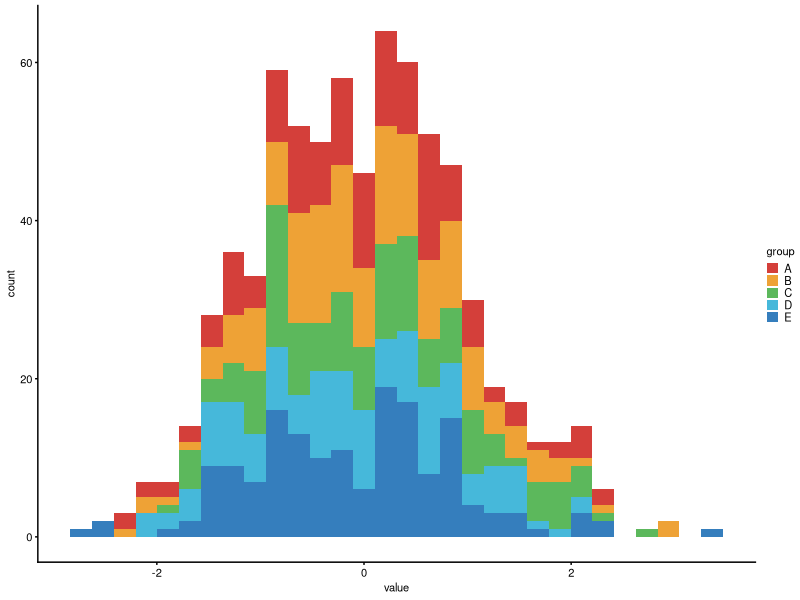
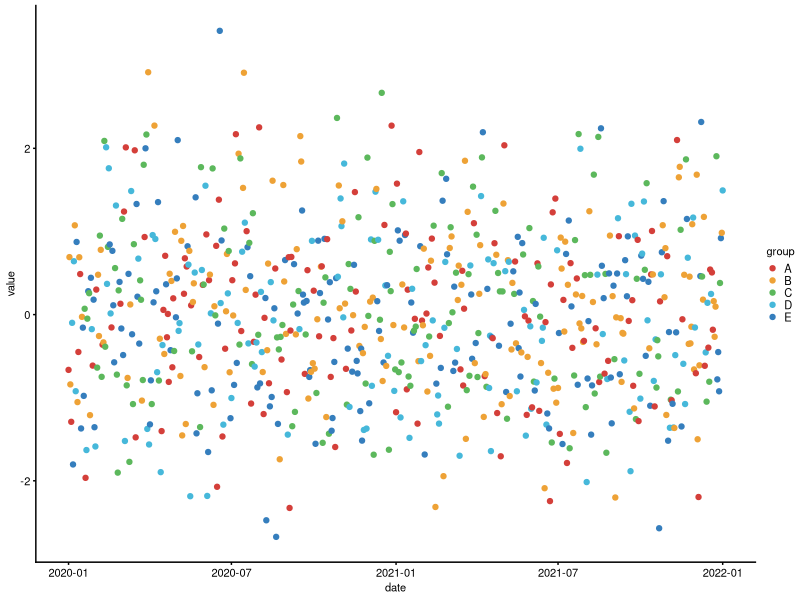
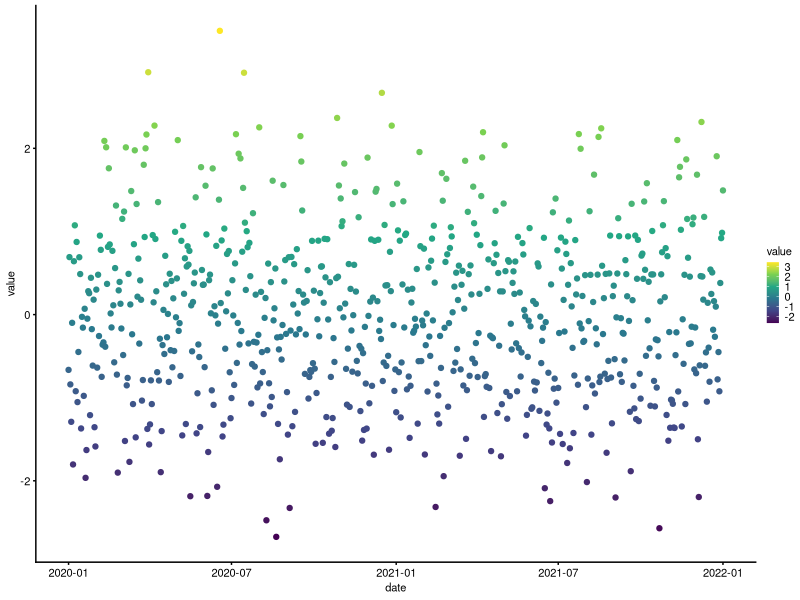
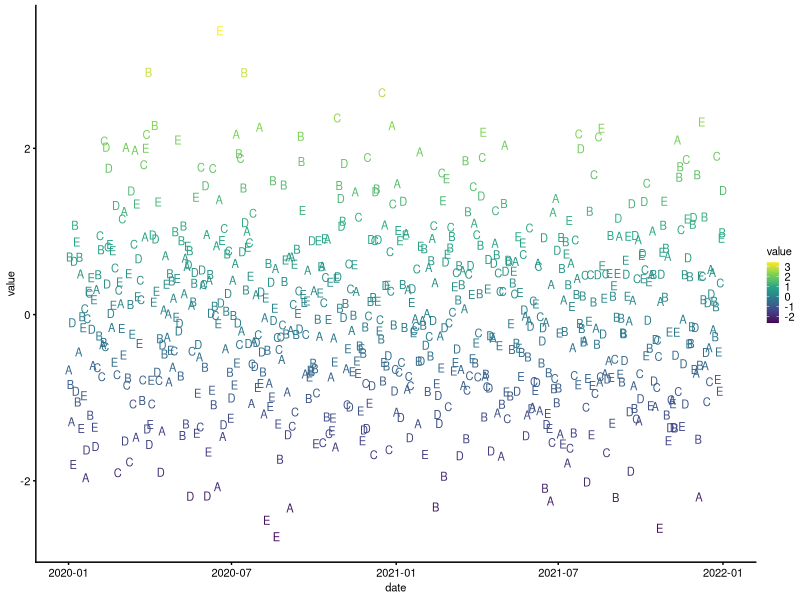
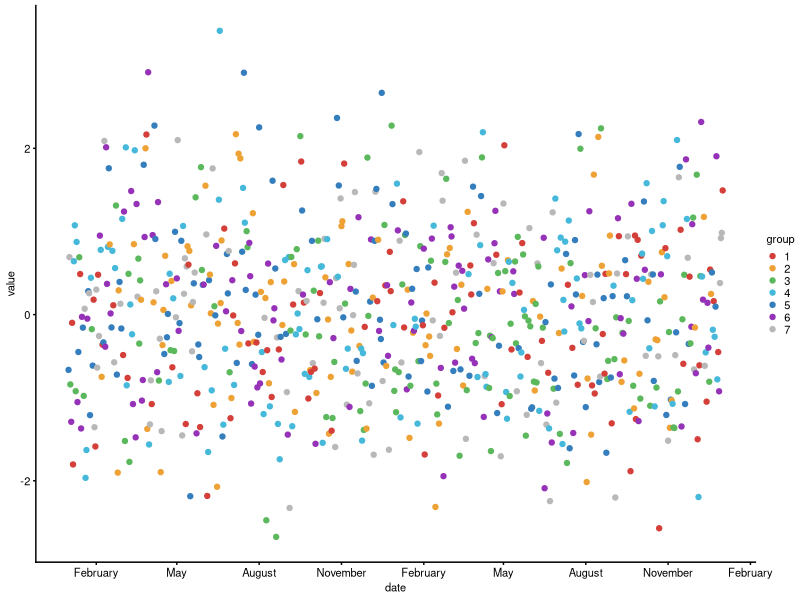
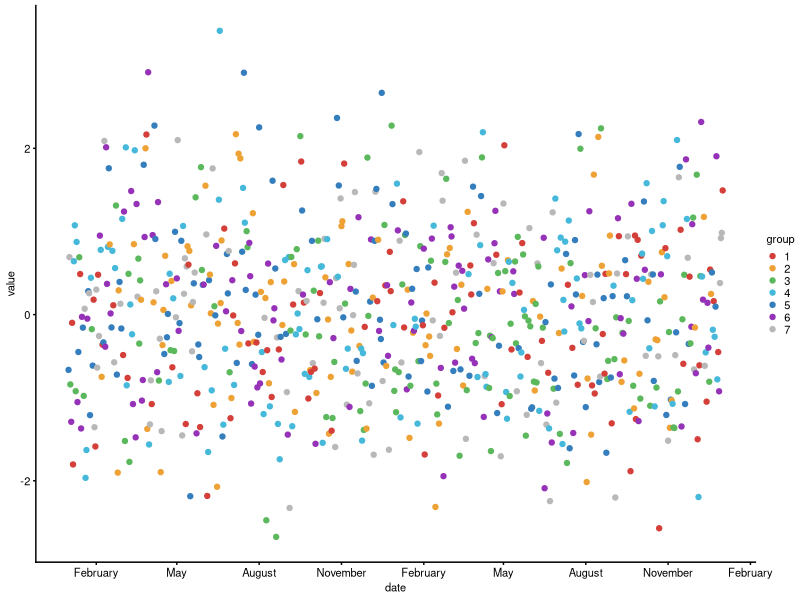

Generate these figures, in order, with R:
## ---- chunk 1
library(tidyverse)
library(cowplot)
library(ggsci)

options(digits = 3)        # number of digits printed by R default (vectors, data.frames, lists)
options(pillar.sigfig = 3) # number of digits printed by tibbles default.

text_base_size   <- 8    # in pt
fig.witdh        <- 180  # in mm
fig.height       <- 125  # in mm

# Set all text in plots to same size
theme_set(theme_cowplot(font_size = 8, rel_small = 1, rel_tiny = 1, rel_large = 1))
# Setting output sizes for plots
knitr::opts_chunk$set(fig.width = fig.witdh/25.4)
knitr::opts_chunk$set(fig.height = fig.height/25.4)
knitr::opts_chunk$set(dpi = 108) # You need to find your minotors dpi yourself.

# Setting text size inside plots (geom_text, geom_label etc.)
ggplot_text_size <- text_base_size / ggplot2::.pt
# Now use: geom_text(..., size = ggplot_text_size)

# For saving plots!
# Use: ggsave(plot1, filename="myplot.png", width = fig.witdh, height=fig.height, units = "mm")
# Use: ggsave(plot1, filename="myplot.pdf", width = fig.witdh, height=fig.height, units = "mm")

# Set locale if you want danish month names etc.
Sys.setlocale(locale = "Danish_Denmark")  # For danish axes on plot
#Sys.setlocale(locale = "English_Denmark") # For english axes on plot

# Changing default ggplot colours
# see ?scale_fill_continuous
options(ggplot2.continuous.fill  = scale_fill_viridis_c)    
options(ggplot2.discrete.fill    = list(ggsci::pal_locuszoom()(7)) )
options(ggplot2.continuous.colour = scale_colour_viridis_c)
options(ggplot2.discrete.colour   = list(ggsci::pal_locuszoom()(7)))

## ---- chunk 2

library(lubridate)

df <- tibble(date = seq(from=ymd("2020-01-01"), to=ymd("2022-01-01"), by=1)) %>%
  mutate(value = rnorm(n=n()),
         group = sample(c("A","B","C", "D","E"), size = n(), replace=T))

ggplot(df, aes(x=value,fill=group)) + geom_histogram()

ggplot(df, aes(x=date,y=value, color=group)) + geom_point()

ggplot(df, aes(x=date,y=value, color=value)) + geom_point()

ggplot(df, aes(x=date,y=value, color=value)) + geom_text(aes(label=group), size = ggplot_text_size)

# If you ask for more colors than you have specified - it will use default ggplot

pd <- df %>% 
  mutate(group=sample(1:7, replace=T, size = n())) %>%
  mutate(group=factor(group))

ggplot(pd, aes(x=date,y=value, color=group)) + 
  geom_point() +
  scale_x_date(date_breaks = "3 months", date_labels = "%B")

# If we change the locale - we will change the axis labels (month names)

Sys.setlocale(locale = "English_Denmark") # For english axes on plot

ggplot(pd, aes(x=date,y=value, color=group)) + 
  geom_point() +
  scale_x_date(date_breaks = "3 months", date_labels = "%B")


